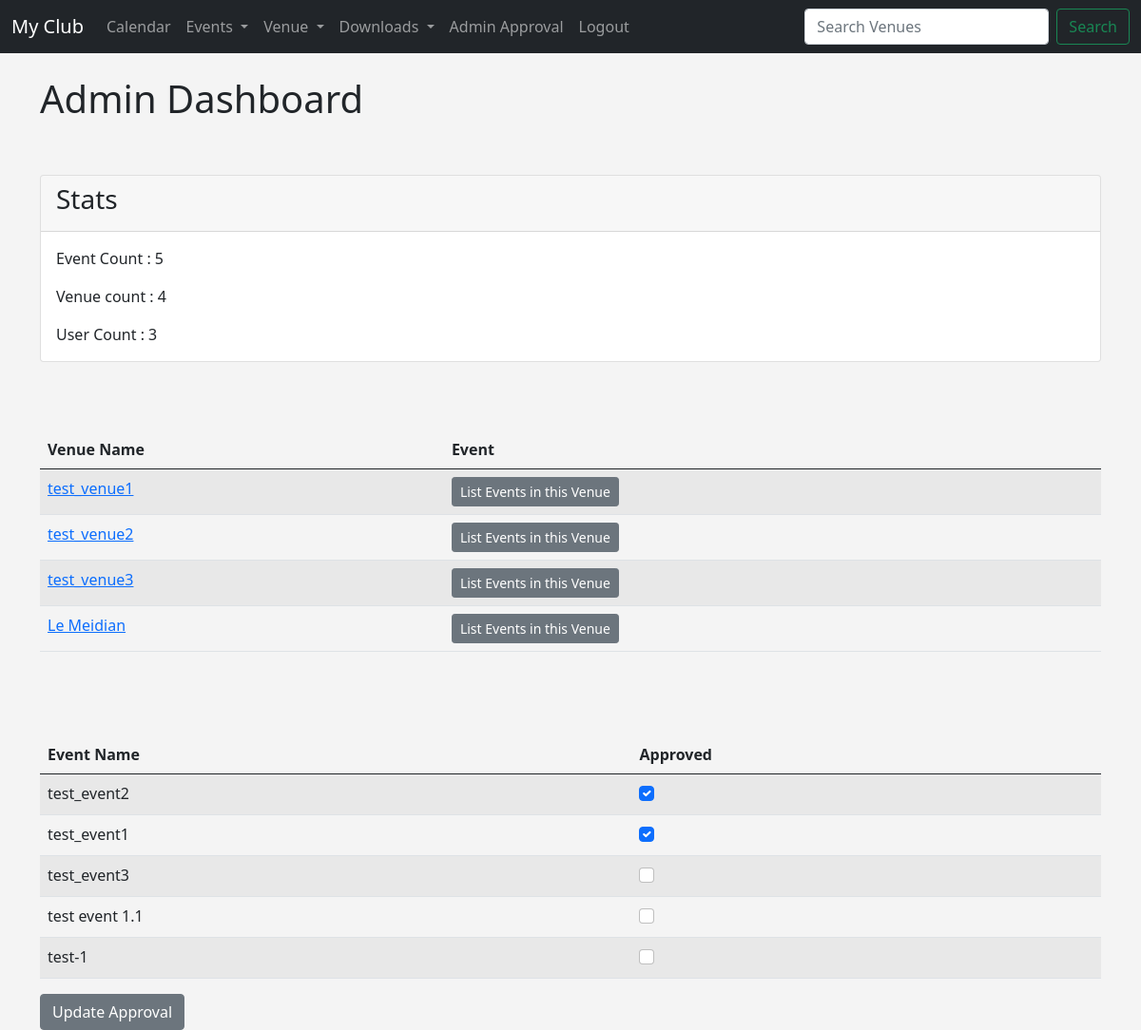
The page /admin_approval/ (signed in) on the database as committed earlier.
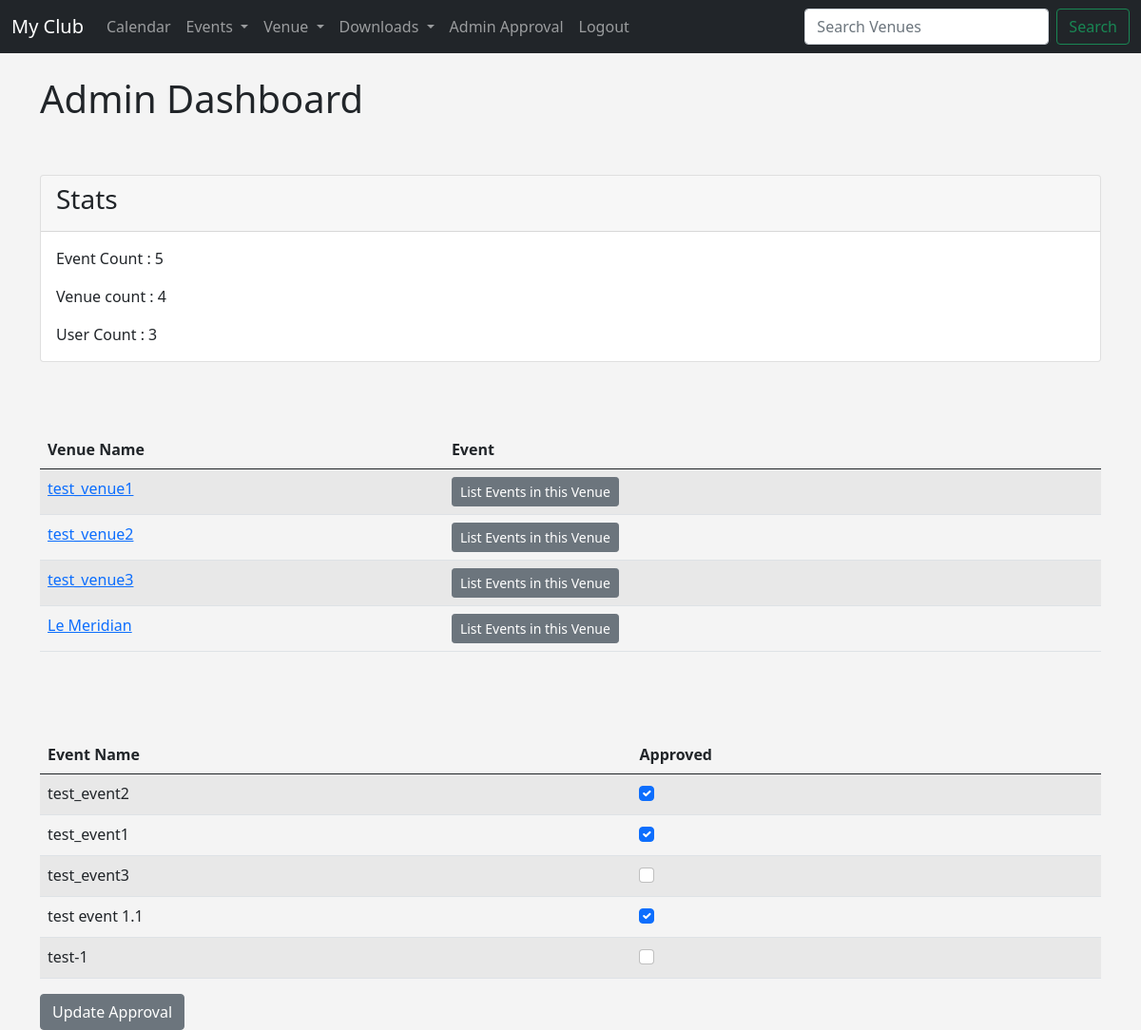
The same page on the database as committed later.
### events/models.py (models this page shows, shortened)
class Venue(models.Model):
    name = models.CharField('Venue Name', max_length=120)
    address = models.CharField(max_length=300)
    zip_code =models.CharField('Zip Code', max_length=10)
    phone = models.CharField('Contact Phone', max_length=15,blank=True)
    website = models.URLField('Website Address',blank=True)
    email_address = models.EmailField('Email Address',blank=True)
    owner = models.IntegerField('Venue Owner', blank=False, default=1)
    venue_image = models.ImageField(null=True, blank=True, upload_to='Images/')
    def __str__(self):
        return self.name

class Event(models.Model):
    name = models.CharField('Event Name', max_length=120)
    event_date = models.DateTimeField('Event date')
    venue = models.ForeignKey(Venue, blank=True, null=True, on_delete=models.CASCADE)
    manager = models.ForeignKey(User, blank=True, null=True, on_delete=models.SET_NULL)
    description = models.TextField(blank=True)
    attendees = models.ManyToManyField(User, related_name='attendees', blank=True)
    approved = models.BooleanField('Approved', default = False)
    def __str__(self):
        return self.name

### events/views.py (the view)
# urls.py: path('admin_approval/', views.admin_approval, name='admin_approval'),
def admin_approval(request):
    event_count = Event.objects.all().count()
    venue_count = Venue.objects.all().count()
    user_count = User.objects.all().count()
    venue_list = Venue.objects.all()
    event_list =Event.objects.all().order_by('-event_date')
    if request.user.is_superuser:
        if request.method == "POST":
            id_list = request.POST.getlist('boxes')
            event_list.update(approved=False)
            for x in id_list:
                Event.objects.filter(pk=int(x)).update(approved = True)
            messages.success(request,'Approval has been Updated')
            return redirect('list-events')
        else:
            return render(request, 'events/admin_approval.html',{
                "event_list" : event_list,
                "event_count" : event_count,
                "venue_count" : venue_count,
                "user_count" : user_count,
                "venue_list" : venue_list,
                })
    else:
        messages.success(request,'You are not authorised to use this')
        return redirect('home')
    return render(request, 'events/admin_approval.html')

### templates/events/admin_approval.html (shortened to what this page needs)
{% extends 'events/base.html' %}
    {% block content %}
       <h1>Admin Dashboard</h1>
       <br><br>
        <form action="" method="post">
            <div class="card">
                <div class="card-header">
                  <h3>Stats</h3>
                </div>
                <div class="card-body">
                  <p class="card-text">Event Count : {{event_count}}</p>
                  <p class="card-text">Venue count : {{venue_count}}</p>
                  <p class="card-text">User Count : {{user_count}} </p>
                </div>
              </div>
            <br><br><br>
            <table class="table table-striped table-hover">
                <thead>
                    <tr>
                        <th scope="col">Venue Name</th>
                        <th scope="col">Event</th>
          </tr>
        </thead>
        <tbody>
            {% for venue in venue_list  %}
            <tr>
                <td>
                    <a href="{% url 'show-venue' venue.id %}">
                        {{venue}}
                    </a>
                </td>
                <td >
                    <a href="{% url 'venue_events' venue.id %}" class="btn btn-secondary btn-sm">
                        List Events in this Venue
                    </a>
                </td>
            </tr>
            {% endfor %}
        </tbody>
      </table>
            <br><br><br>
            <table class="table table-striped table-hover">
                <thead>
                    <tr>
                        <th scope="col">Event Name</th>
                        <th scope="col">Approved</th>
          </tr>
        </thead>
        <tbody>
            {% for event in event_list  %}
            <tr>
                <td> {{event}} </td>
                <td>
                    {% if event.approved %}
                    <div class="form-check">
                        <input class="form-check-input"  type="checkbox" checked = 'checked' value={{event.id}} name="boxes">
                    </div>
                    {% else %}
                    <div class="form-check">
                        <input class="form-check-input"  type="checkbox"  value={{event.id}} name="boxes">
                    </div>
                    {% endif %}
                </td>
            </tr>
            {% endfor %}
        </tbody>
      </table>
      <button class="btn btn-secondary" type="submit"> Update Approval</button>
    </form>
    {% endblock %}

Rows that differ between the two databases and show on the page:
changed Venue: name "Le Meidian" → "Le Meridian"
changed Event "test event 1.1": approved False → True (drawn); boxes "☐" → "☑"
